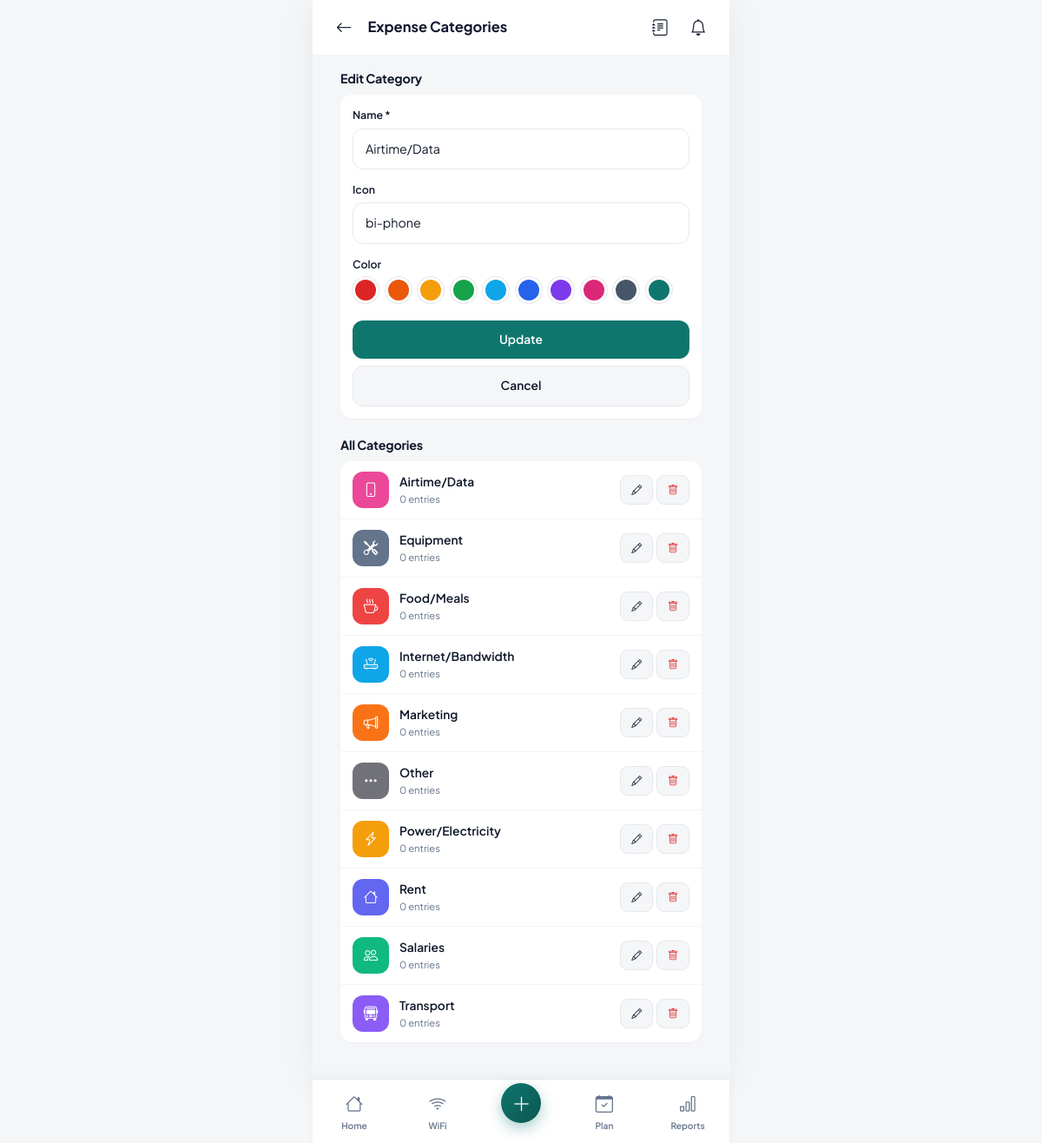
The page /modules/expenses/categories.php?edit=8 (signed in) on the database its author committed.
### tables this page shows
CREATE TABLE expense_categories (
    id              INT AUTO_INCREMENT PRIMARY KEY,
    user_id         INT NOT NULL,
    name            VARCHAR(80) NOT NULL,
    icon            VARCHAR(40) DEFAULT 'bi-tag',
    color           VARCHAR(20) DEFAULT '#0F766E',
    created_at      DATETIME DEFAULT CURRENT_TIMESTAMP,
    FOREIGN KEY (user_id) REFERENCES users(id) ON DELETE CASCADE
);

### includes/functions.php (called while the page is built, shortened)
<?php
function e($value) {
    return htmlspecialchars((string)$value, ENT_QUOTES, 'UTF-8');
}

### modules/expenses/categories.php (the view, shortened to what this page needs)
<?php
require_once __DIR__ . '/../../config/config.php';
$userId = uid();
$stmt = $pdo->prepare("SELECT c.*, (SELECT COUNT(*) FROM expenses e WHERE e.category_id=c.id) used FROM expense_categories c WHERE c.user_id=? ORDER BY c.name");
$stmt->execute([$userId]);
$cats = $stmt->fetchAll();
$edit = null;
if (isset($_GET['edit'])) {
    $stmt = $pdo->prepare("SELECT * FROM expense_categories WHERE id=? AND user_id=?");
    $stmt->execute([(int)$_GET['edit'], $userId]);
    $edit = $stmt->fetch();
}
$icons = ['bi-cup-hot','bi-cart','bi-fuel-pump','bi-house','bi-lightning','bi-droplet','bi-phone','bi-bus-front','bi-tools','bi-heart-pulse','bi-book','bi-gift','bi-bag','bi-currency-exchange','bi-tag'];
$colors = ['#DC2626','#EA580C','#F59E0B','#16A34A','#0EA5E9','#2563EB','#7C3AED','#DB2777','#475569','#0F766E'];
include __DIR__ . '/../../includes/header.php';
include __DIR__ . '/../../includes/topbar.php';
?>
<div class="px-page mt-page">
    <div class="section-title"><h3><?= $edit?'Edit':'New' ?> Category</h3></div>
    <div class="list-card" style="padding:14px;">
        <form method="post">
            <div class="form-group">
                <label class="form-label">Name *</label>
                <input class="form-control" name="name" value="<?= e($edit['name']??'') ?>" required>
            </div>
            <div class="form-group">
                <label class="form-label">Icon</label>
                <select class="form-select" name="icon">
                    <?php foreach ($icons as $ic): ?>
                        <option value="<?= $ic ?>" <?= ($edit['icon']??'')===$ic?'selected':'' ?>><?= $ic ?></option>
                    <?php endforeach; ?>
                </select>
            </div>
            <div class="form-group">
                <label class="form-label">Color</label>
                <div class="d-flex flex-wrap gap-2">
                    <?php foreach ($colors as $col): ?>
                        <label style="cursor:pointer;">
                            <span style="display:inline-block;width:30px;height:30px;border-radius:50%;background:<?= $col ?>;border:3px solid #fff;box-shadow:0 0 0 1px var(--border);"></span>
                        </label>
                    <?php endforeach; ?>
                </div>
            </div>
            <button class="btn btn-primary btn-block"><?= $edit?'Update':'Add' ?></button>
            <?php if ($edit): ?><a href="categories.php" class="btn btn-light btn-block mt-2">Cancel</a><?php endif; ?>
        </form>
    </div>
    <div class="section-title mt-4"><h3>All Categories</h3></div>
    <div class="list-card">
        <?php foreach ($cats as $c): ?>
            <div class="list-item">
                <div class="li-ico" style="background:<?= e($c['color']) ?>;color:#fff;"><i class="bi <?= e($c['icon']) ?>"></i></div>
                <div class="li-body">
                    <div class="li-title"><?= e($c['name']) ?></div>
                    <div class="li-sub"><?= (int)$c['used'] ?> entr<?= (int)$c['used']===1?'y':'ies' ?></div>
                </div>
                <div class="li-right d-flex gap-1">
                    <a href="?edit=<?= $c['id'] ?>" class="btn btn-light btn-sm"><i class="bi bi-pencil"></i></a>
                    <form method="post" data-confirm="Delete this category? Entries become uncategorized.">
                        <button class="btn btn-light btn-sm" style="color:var(--danger)"><i class="bi bi-trash"></i></button>
                    </form>
                </div>
            </div>
        <?php endforeach; ?>
    </div>
</div>
<div style="height:30px"></div>
<?php $active='add'; include __DIR__ . '/../../includes/bottomnav.php'; ?>
<?php include __DIR__ . '/../../includes/footer.php'; ?>

### assets/css/style.css (style rules this page uses)
:root { --primary: #0F766E; --primary-dark: #0B5751; --primary-light: #14B8A6; --primary-50: #F0FDFA; --primary-100: #CCFBF1; --accent: #F59E0B; --accent-dark: #D97706; --success: #16A34A; --danger: #DC2626; --warning: #F59E0B; --info: #0EA5E9; --bg: #F4F6F8; --bg-soft: #FAFAFB; --card: #FFFFFF; --border: #E5E7EB; --border-light: #F1F5F9; --text: #0F172A; --text-muted: #64748B; --text-soft: #94A3B8; --shadow-sm: 0 1px 2px rgba(15, 23, 42, 0.04); --shadow: 0 4px 12px rgba(15, 23, 42, 0.06); --shadow-lg: 0 12px 28px rgba(15, 23, 42, 0.10); --radius: 14px; --radius-sm: 10px; --radius-lg: 20px; --header-h: 64px; --bottomnav-h: 74px; }
* { box-sizing: border-box; -webkit-tap-highlight-color: transparent; }
html, body { margin: 0; padding: 0; font-family: 'Plus Jakarta Sans', -apple-system, BlinkMacSystemFont, sans-serif; background: var(--bg); color: var(--text); font-size: 15px; line-height: 1.5; -webkit-font-smoothing: antialiased; }
body { padding-bottom: calc(var(--bottomnav-h) + env(safe-area-inset-bottom)); }
a { color: var(--primary); text-decoration: none; }
h1, h2, h3, h4, h5, h6 { font-weight: 700; color: var(--text); margin: 0 0 .5rem; letter-spacing: -0.01em; }
h3 { font-size: 1.1rem; }
.section-title { display: flex; justify-content: space-between; align-items: center; margin: 18px 16px 10px; }
.section-title h3 { font-size: .95rem; margin: 0; }
.list-card { background: var(--card); border-radius: var(--radius); margin: 0 16px 12px; box-shadow: var(--shadow-sm); overflow: hidden; }
.list-item { display: flex; align-items: center; gap: 12px; padding: 12px 14px; border-bottom: 1px solid var(--border-light); color: var(--text); }
.list-item:last-child { border-bottom: none; }
.list-item .li-ico { width: 42px; height: 42px; border-radius: 12px; background: var(--primary-50); color: var(--primary); display: flex; align-items: center; justify-content: center; font-size: 1.1rem; flex-shrink: 0; }
.list-item .li-body { flex: 1; min-width: 0; }
.list-item .li-title { font-weight: 600; font-size: .92rem; }
.list-item .li-sub { font-size: .75rem; color: var(--text-muted); }
.list-item .li-right { text-align: right; flex-shrink: 0; }
.form-group { margin-bottom: 14px; }
.form-label { font-size: .82rem; font-weight: 600; color: var(--text); margin-bottom: 6px; display: block; }
.form-control, .form-select { width: 100%; padding: 12px 14px; border: 1.5px solid var(--border); border-radius: 12px; font-size: .95rem; background: var(--card); color: var(--text); transition: border-color .15s, box-shadow .15s; font-family: inherit; }
.btn { display: inline-flex; align-items: center; justify-content: center; gap: 8px; font-weight: 600; border-radius: 12px; padding: 12px 18px; border: none; font-size: .92rem; cursor: pointer; transition: transform .1s, box-shadow .15s, background .15s; text-decoration: none; font-family: inherit; }
.btn-primary { background: var(--primary); color: #fff; }
.btn-light { background: var(--bg); color: var(--text); border: 1.5px solid var(--border); }
.btn-block { width: 100%; }
.btn-sm { padding: 7px 12px; font-size: .8rem; border-radius: 9px; }
.px-page { padding-left: 16px; padding-right: 16px; }
.mt-page { margin-top: 16px; }

### rows shown on the page
expense_categories: name "Airtime/Data", icon "bi-phone", used "0"
expense_categories: name "Equipment", used "0"
expense_categories: name "Food/Meals", used "0"
expense_categories: name "Internet/Bandwidth", used "0"
expense_categories: name "Marketing", used "0"
expense_categories: name "Other", used "0"
expense_categories: name "Power/Electricity", used "0"
expense_categories: name "Rent", used "0"
expense_categories: name "Salaries", used "0"
expense_categories: name "Transport", used "0"

### other values the page prints
$topbarTitle "Expense Categories"
